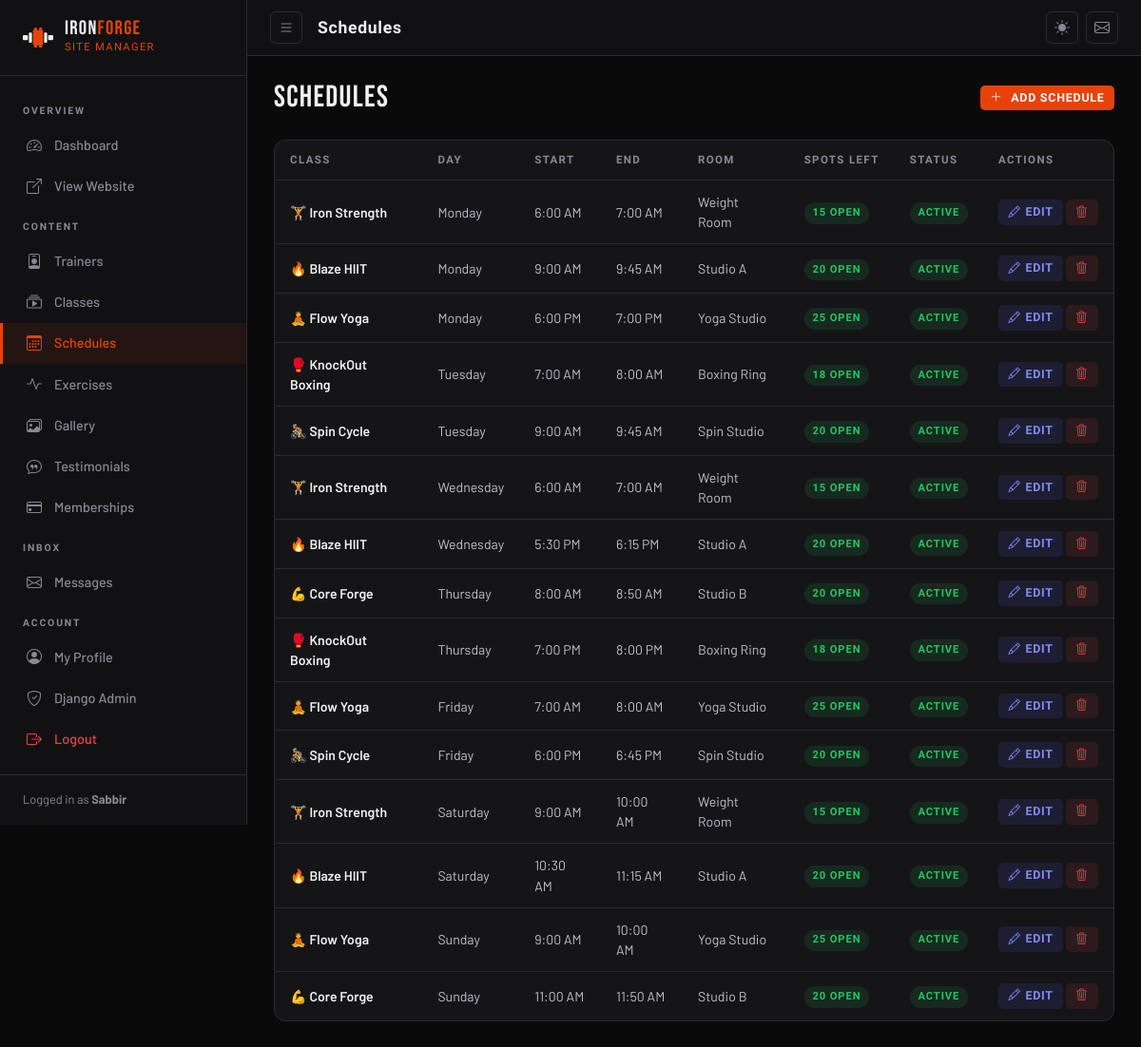
Screenshot of /manage/schedules/ (signed in) with the database file from the repository.
### core/models.py (models this page shows, shortened)
class ClassSchedule(models.Model):
    gym_class = models.ForeignKey(GymClass, on_delete=models.CASCADE, related_name='schedules')
    day_of_week = models.IntegerField(choices=DAYS_OF_WEEK)
    start_time = models.TimeField()
    end_time = models.TimeField()
    room = models.CharField(max_length=50, default='Main Floor')
    is_active = models.BooleanField(default=True)
    class Meta:
        ordering = ['day_of_week', 'start_time']
    @property
    def available_spots(self):
        from bookings.models import Booking
        booked = self.bookings.filter(status='confirmed').count()
        return self.gym_class.max_capacity - booked

class GymClass(models.Model):
    DIFFICULTY_CHOICES = [
        ('beginner', 'Beginner'),
        ('intermediate', 'Intermediate'),
        ('advanced', 'Advanced'),
        ('all', 'All Levels'),
    ]
    CATEGORY_CHOICES = [
        ('strength', 'Strength Training'),
        ('cardio', 'Cardio'),
        ('yoga', 'Yoga & Flexibility'),
        ('hiit', 'HIIT'),
        ('pilates', 'Pilates'),
        ('boxing', 'Boxing'),
        ('spin', 'Spin / Cycling'),
        ('crossfit', 'CrossFit'),
    ]
    name = models.CharField(max_length=100)
    slug = models.SlugField(unique=True, blank=True)
    category = models.CharField(max_length=20, choices=CATEGORY_CHOICES, default='strength')
    description = models.TextField()
    trainer = models.ForeignKey(Trainer, on_delete=models.SET_NULL, null=True, related_name='classes')
    difficulty = models.CharField(max_length=20, choices=DIFFICULTY_CHOICES, default='all')
    duration_minutes = models.PositiveIntegerField(default=60)
    max_capacity = models.PositiveIntegerField(default=20)
    image = models.ImageField(upload_to='classes/', blank=True, null=True)
    icon = models.CharField(max_length=50, default='🏋️', help_text="Emoji icon for the class")
    is_active = models.BooleanField(default=True)
    class Meta:
        verbose_name = 'Gym Class'
        verbose_name_plural = 'Gym Classes'
        ordering = ['name']

### core/admin_views.py (the view)
# urls.py: path('schedules/',                  v.schedule_list,   name='schedule_list'),
@staff_member_required(login_url='/accounts/login/')
def schedule_list(request):
    schedules = ClassSchedule.objects.select_related('gym_class', 'gym_class__trainer').all()
    return render(request, 'admin_panel/schedule_list.html', {
        'schedules': schedules, 'meta_title': 'Manage Schedules'
    })

### core/context_processors.py (called while the page is built)
def admin_panel_context(request):
    if request.user.is_authenticated and request.user.is_staff:
        return {
            'unread_count': ContactMessage.objects.filter(is_read=False).count()
        }
    return {'unread_count': 0}

### templates/admin_panel/schedule_list.html (shortened to what this page needs)
{% extends 'admin_panel/base.html' %}
{% block page_title %}Schedules{% endblock %}
{% block content %}
<div class="ap-page-header">
    <div class="ap-page-title">SCHEDULES</div>
    <a href="{% url 'admin_panel:schedule_create' %}" class="ap-action ap-action-primary"><i class="bi bi-plus-lg me-1"></i>Add Schedule</a>
</div>
<div class="ap-card">
    <div style="overflow-x:auto">
        <table class="ap-table">
            <thead>
                <tr>
                    <th>Class</th>
                    <th>Day</th>
                    <th>Start</th>
                    <th>End</th>
                    <th>Room</th>
                    <th>Spots Left</th>
                    <th>Status</th>
                    <th>Actions</th>
                </tr>
            </thead>
            <tbody>
                {% for s in schedules %}
                <tr>
                    <td class="td-name">{{ s.gym_class.icon }} {{ s.gym_class.name }}</td>
                    <td>{{ s.get_day_of_week_display }}</td>
                    <td>{{ s.start_time|time:"g:i A" }}</td>
                    <td>{{ s.end_time|time:"g:i A" }}</td>
                    <td>{{ s.room }}</td>
                    <td>
                        {% with spots=s.available_spots %}
                        {% if spots > 5 %}<span class="ap-pill ap-pill-green">{{ spots }} open</span>
                        {% elif spots > 0 %}<span class="ap-pill ap-pill-yellow">{{ spots }} left</span>
                        {% else %}<span class="ap-pill ap-pill-red">Full</span>{% endif %}
                        {% endwith %}
                    </td>
                    <td>{% if s.is_active %}<span class="ap-pill ap-pill-green">Active</span>{% else %}<span class="ap-pill ap-pill-gray">Off</span>{% endif %}</td>
                    <td style="white-space:nowrap">
                        <a href="{% url 'admin_panel:schedule_edit' s.pk %}" class="ap-action ap-action-edit"><i class="bi bi-pencil"></i> Edit</a>
                        <a href="{% url 'admin_panel:schedule_delete' s.pk %}" class="ap-action ap-action-delete"><i class="bi bi-trash3"></i></a>
                    </td>
                </tr>
                {% empty %}
                <tr><td colspan="8" style="text-align:center;color:var(--text-muted);padding:2rem">No schedules yet. <a href="{% url 'admin_panel:schedule_create' %}" style="color:var(--accent)">Add one</a>.</td></tr>
                {% endfor %}
            </tbody>
        </table>
    </div>
</div>
{% endblock %}

### templates/admin_panel/base.html (shortened to what this page needs)
{% load static %}
<!DOCTYPE html>
<html lang="en" data-theme="dark">
<head>
    <link href="https://cdn.jsdelivr.net/npm/bootstrap@5.3.3/dist/css/bootstrap.min.css" rel="stylesheet">
    <link href="https://cdn.jsdelivr.net/npm/bootstrap-icons@1.11.3/font/bootstrap-icons.min.css" rel="stylesheet">
    <link rel="stylesheet" href="{% static 'css/main.css' %}">
</head>
<body>
<div class="ap-root">
    <aside class="ap-sidebar" id="apSidebar">
        <div class="ap-brand">
            <div>
                <div class="ap-brand-text">IRON<span style="color:var(--accent)">FORGE</span></div>
                <div class="ap-brand-sub">Site Manager</div>
            </div>
        </div>
        <nav class="ap-nav">
            <div class="ap-nav-section">Overview</div>
            <a href="{% url 'admin_panel:dashboard' %}" class="ap-nav-link {% if request.resolver_match.url_name == 'dashboard' %}active{% endif %}">
                <i class="bi bi-speedometer2"></i> Dashboard
            </a>
            <a href="{% url 'core:home' %}" class="ap-nav-link" target="_blank">
                <i class="bi bi-box-arrow-up-right"></i> View Website
            </a>
            <div class="ap-nav-section">Content</div>
            <a href="{% url 'admin_panel:trainer_list' %}" class="ap-nav-link {% if 'trainer' in request.resolver_match.url_name %}active{% endif %}">
                <i class="bi bi-person-badge"></i> Trainers
            </a>
            <a href="{% url 'admin_panel:class_list' %}" class="ap-nav-link {% if 'class' in request.resolver_match.url_name %}active{% endif %}">
                <i class="bi bi-collection-play"></i> Classes
            </a>
            <a href="{% url 'admin_panel:schedule_list' %}" class="ap-nav-link {% if 'schedule' in request.resolver_match.url_name %}active{% endif %}">
                <i class="bi bi-calendar3"></i> Schedules
            </a>
            <a href="{% url 'admin_panel:exercise_list' %}" class="ap-nav-link {% if 'exercise' in request.resolver_match.url_name %}active{% endif %}">
                <i class="bi bi-activity"></i> Exercises
            </a>
            <a href="{% url 'admin_panel:gallery_list' %}" class="ap-nav-link {% if 'gallery' in request.resolver_match.url_name %}active{% endif %}">
                <i class="bi bi-images"></i> Gallery
            </a>
            <a href="{% url 'admin_panel:testimonial_list' %}" class="ap-nav-link {% if 'testimonial' in request.resolver_match.url_name %}active{% endif %}">
                <i class="bi bi-chat-quote"></i> Testimonials
            </a>
            <a href="{% url 'admin_panel:plan_list' %}" class="ap-nav-link {% if 'plan' in request.resolver_match.url_name %}active{% endif %}">
                <i class="bi bi-credit-card"></i> Memberships
            </a>
            <div class="ap-nav-section">Inbox</div>
            <a href="{% url 'admin_panel:message_inbox' %}" class="ap-nav-link {% if 'message' in request.resolver_match.url_name %}active{% endif %}">
                <i class="bi bi-envelope"></i> Messages
            </a>
            <div class="ap-nav-section">Account</div>
            <a href="{% url 'accounts:profile' %}" class="ap-nav-link">
                <i class="bi bi-person-circle"></i> My Profile
            </a>
            <a href="{% url 'admin:index' %}" class="ap-nav-link" target="_blank">
                <i class="bi bi-shield-check"></i> Django Admin
            </a>
            <a href="{% url 'accounts:logout' %}" class="ap-nav-link" style="color:#ef4444">
                <i class="bi bi-box-arrow-right"></i> Logout
            </a>
        </nav>
        <div class="ap-sidebar-footer">
            Logged in as <strong>{{ request.user.username }}</strong>
        </div>
    </aside>
    <div class="ap-main" id="apMain">
        <div class="ap-topbar">
            <button class="ap-sidebar-toggle" id="sidebarToggle" onclick="toggleSidebar()">
                <i class="bi bi-list"></i>
            </button>
            <span class="ap-topbar-title">{% block page_title %}Dashboard{% endblock %}</span>
            <div class="ms-auto d-flex align-items-center gap-2">
                <button class="ap-sidebar-toggle" id="themeTogglePanel" title="Toggle theme" onclick="togglePanelTheme()">
                    <i class="bi bi-sun-fill" id="panelThemeIcon"></i>
                </button>
                <a href="{% url 'admin_panel:message_inbox' %}" class="ap-sidebar-toggle position-relative" title="Messages">
                    <i class="bi bi-envelope"></i>
                </a>
            </div>
        </div>
        <div class="ap-content">
            {% block content %}{% endblock %}
        </div>
    </div>
</div>
</body>
</html>

### static/css/main.css (style rules this page uses)
[data-theme="dark"] { --bg: #0a0a0b; --bg-2: #111113; --bg-3: #1a1a1e; --bg-card: #151518; --surface: #1e1e23; --surface-2: #252529; --text: #f0f0f2; --text-muted: #888896; --text-light: #c0c0cc; --border: #2a2a32; --accent: #e8420a; --accent-2: #ff6b35; --accent-hover: #c23508; --gold: #c9a84c; --nav-bg: rgba(10, 10, 11, 0.92); --shadow: 0 4px 30px rgba(0,0,0,0.6); --glow: 0 0 40px rgba(232, 66, 10, 0.15); }
*, *::before, *::after { box-sizing: border-box; }
html { scroll-behavior: smooth; }
body { font-family: 'Barlow', sans-serif; background: var(--bg); color: var(--text); transition: background 0.3s ease, color 0.3s ease; overflow-x: hidden; }
a { text-decoration: none; color: inherit; transition: color 0.2s; }

### rows the page displays
ClassSchedule: gym_class.icon "🏋️", gym_class.name "Iron Strength", day_of_week "Monday", start_time "6:00 AM", end_time "7:00 AM", room "Weight Room", available_spots "15", is_active "ACTIVE"
ClassSchedule: gym_class.icon "🔥", gym_class.name "Blaze HIIT", day_of_week "Monday", start_time "9:00 AM", end_time "9:45 AM", room "Studio A", available_spots "20", is_active "ACTIVE"
ClassSchedule: gym_class.icon "🧘", gym_class.name "Flow Yoga", day_of_week "Monday", start_time "6:00 PM", end_time "7:00 PM", room "Yoga Studio", available_spots "25", is_active "ACTIVE"
ClassSchedule: gym_class.icon "🥊", gym_class.name "KnockOut Boxing", day_of_week "Tuesday", start_time "7:00 AM", end_time "8:00 AM", room "Boxing Ring", available_spots "18", is_active "ACTIVE"
ClassSchedule: gym_class.icon "🚴", gym_class.name "Spin Cycle", day_of_week "Tuesday", start_time "9:00 AM", end_time "9:45 AM", room "Spin Studio", available_spots "20", is_active "ACTIVE"
ClassSchedule: gym_class.icon "🏋️", gym_class.name "Iron Strength", day_of_week "Wednesday", start_time "6:00 AM", end_time "7:00 AM", room "Weight Room", available_spots "15", is_active "ACTIVE"
ClassSchedule: gym_class.icon "🔥", gym_class.name "Blaze HIIT", day_of_week "Wednesday", start_time "5:30 PM", end_time "6:15 PM", room "Studio A", available_spots "20", is_active "ACTIVE"
ClassSchedule: gym_class.icon "💪", gym_class.name "Core Forge", day_of_week "Thursday", start_time "8:00 AM", end_time "8:50 AM", room "Studio B", available_spots "20", is_active "ACTIVE"
ClassSchedule: gym_class.icon "🥊", gym_class.name "KnockOut Boxing", day_of_week "Thursday", start_time "7:00 PM", end_time "8:00 PM", room "Boxing Ring", available_spots "18", is_active "ACTIVE"
ClassSchedule: gym_class.icon "🧘", gym_class.name "Flow Yoga", day_of_week "Friday", start_time "7:00 AM", end_time "8:00 AM", room "Yoga Studio", available_spots "25", is_active "ACTIVE"
ClassSchedule: gym_class.icon "🚴", gym_class.name "Spin Cycle", day_of_week "Friday", start_time "6:00 PM", end_time "6:45 PM", room "Spin Studio", available_spots "20", is_active "ACTIVE"
ClassSchedule: gym_class.icon "🏋️", gym_class.name "Iron Strength", day_of_week "Saturday", start_time "9:00 AM", end_time "10:00 AM", room "Weight Room", available_spots "15", is_active "ACTIVE"
ClassSchedule: gym_class.icon "🔥", gym_class.name "Blaze HIIT", day_of_week "Saturday", start_time "10:30 AM", end_time "11:15 AM", room "Studio A", available_spots "20", is_active "ACTIVE"
ClassSchedule: gym_class.icon "🧘", gym_class.name "Flow Yoga", day_of_week "Sunday", start_time "9:00 AM", end_time "10:00 AM", room "Yoga Studio", available_spots "25", is_active "ACTIVE"
ClassSchedule: gym_class.icon "💪", gym_class.name "Core Forge", day_of_week "Sunday", start_time "11:00 AM", end_time "11:50 AM", room "Studio B", available_spots "20", is_active "ACTIVE"

### other values shown
{{ request.user.username }} "Sabbir"
